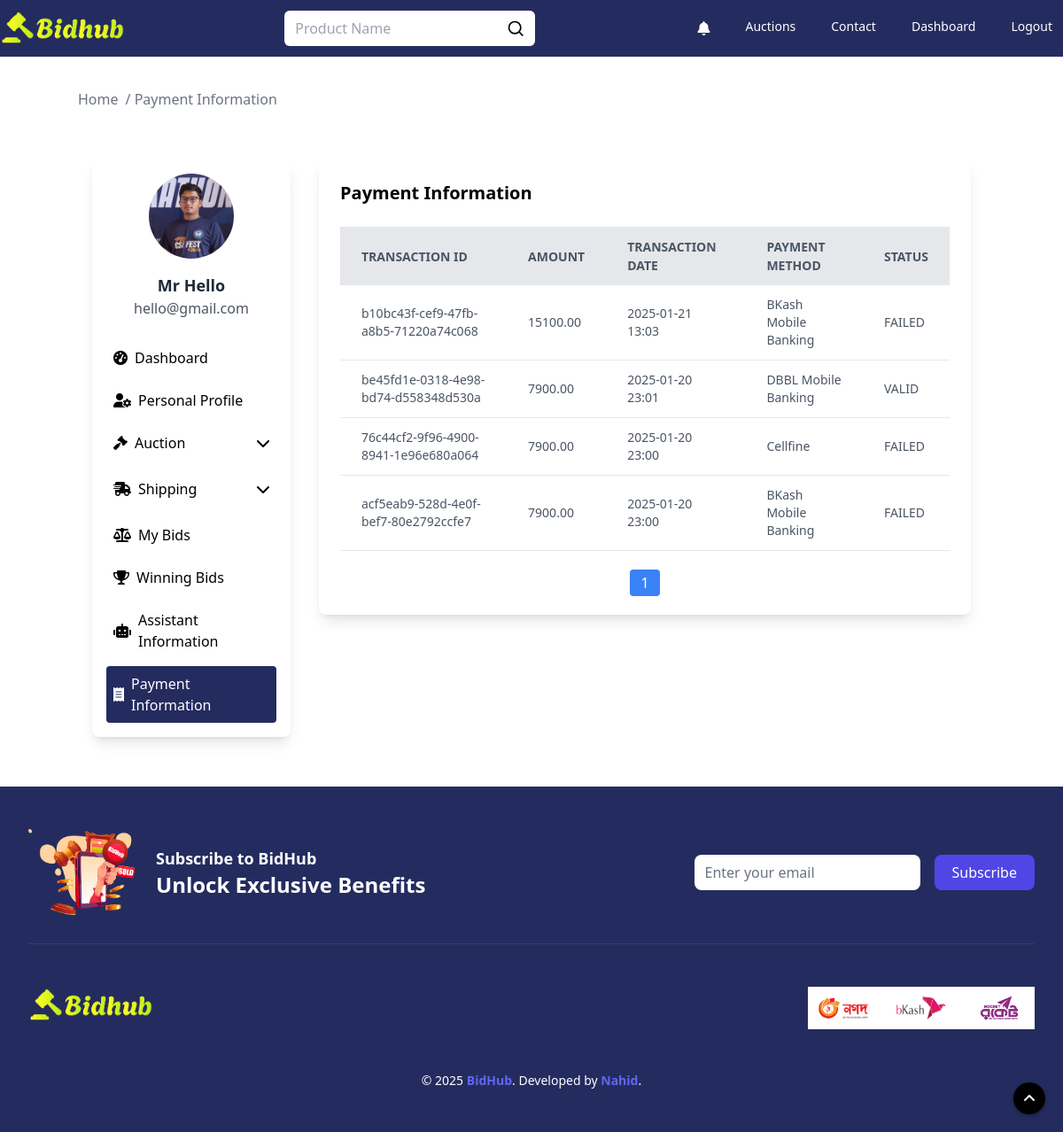
Before: /payment_information/ (signed in) with the older database file.
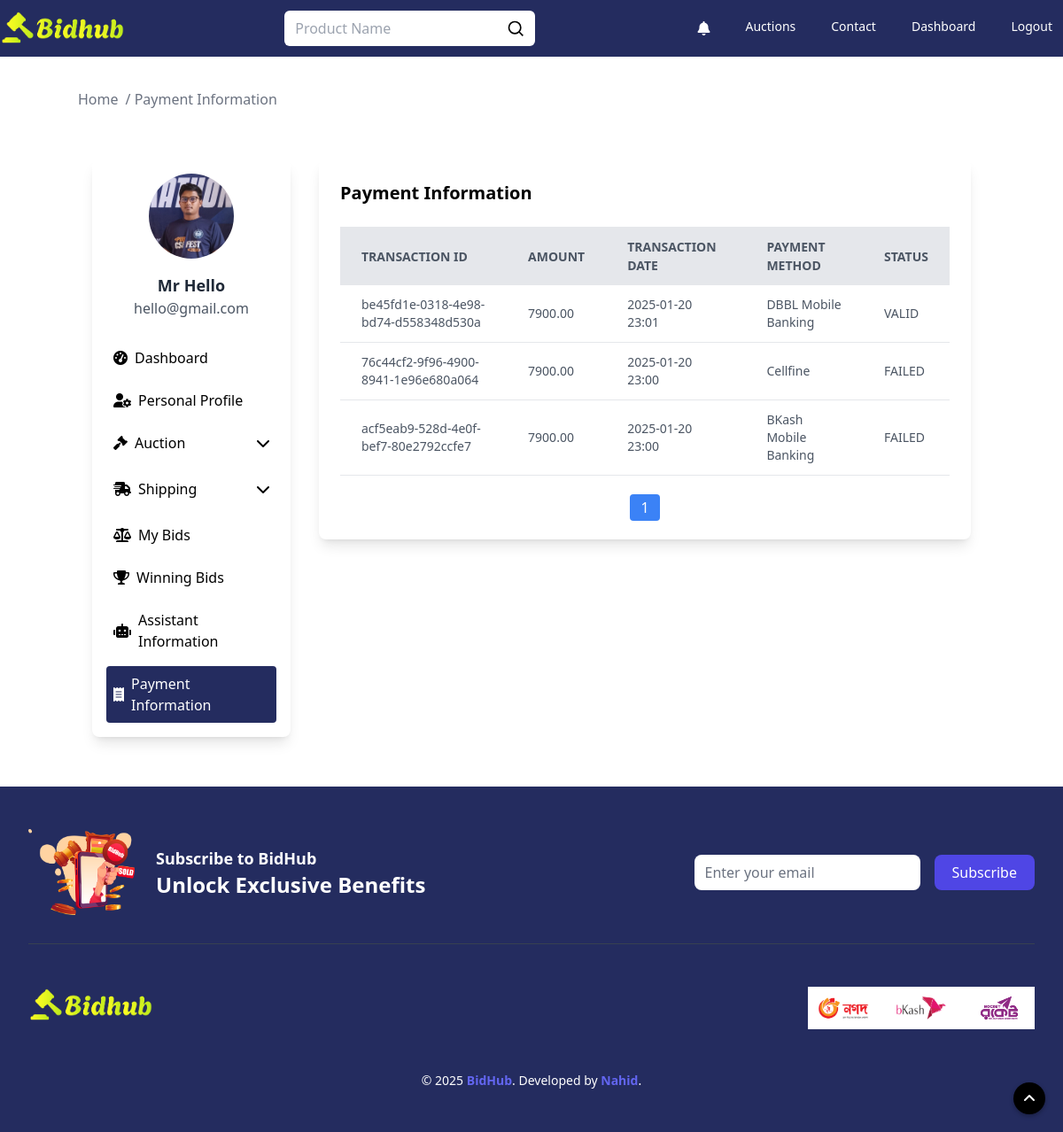
After: the same page with the newer database file.
### auctions/models.py (models this page shows, shortened)
class Payment(models.Model):
    user = models.ForeignKey(User, on_delete=models.CASCADE)
    auction = models.ForeignKey(AuctionList, on_delete=models.CASCADE)
    transaction_id = models.CharField(max_length=100, unique=True)
    payment_method = models.CharField(max_length=100)
    status = models.CharField(max_length=20)
    amount = models.DecimalField(max_digits=10, decimal_places=2)
    transaction_date = models.DateTimeField(auto_now_add=True)

### auctions/views.py (the view)
# urls.py: path("payment_information/", views.payment_information, name="paymentInformation"),
@login_required(login_url='login')
def payment_information(request):
    user = request.user
    profile_picture_url = None
    if hasattr(user, 'profile_picture') and user.profile_picture:
        profile_picture_url = request.build_absolute_uri(user.profile_picture.url)
    payments = Payment.objects.filter(user=user).order_by('-transaction_date')
    paginator = Paginator(payments, 5)
    page_number = request.GET.get("page")
    page_obj = paginator.get_page(page_number)
    total_payment = paginator.count
    return render(request, "payment_information.html", {
        'email': user.email,
        'name': f"{user.first_name} {user.last_name}",
        'profile_picture': profile_picture_url,
        'payments': page_obj,
        'total_payment': total_payment
    })

### auctions/templates/payment_information.html (shortened to what the changed rows need)
{% extends "layout.html" %}
{% load static %}
{% block body %}
    <div class="max-w-[1280px] w-full m-auto">
        <section class="my-10">
            <div class="container mx-auto">
                <div class="flex flex-wrap justify-center">
                    <div class="w-full sm:w-2/3 lg:w-3/4 p-4">
                        <div class="bg-white shadow-lg rounded-lg p-6 mb-10">
                            <div class="w-full overflow-x-auto">
                            <table class="min-w-full bg-white">
                                <thead>
                                <tr class="w-full bg-gray-200 text-gray-600 uppercase text-sm leading-normal">
                                    <th class="py-3 px-6 text-left">Transaction ID</th>
                                    <th class="py-3 px-6 text-left">Amount</th>
                                    <th class="py-3 px-6 text-left">Transaction Date</th>
                                    <th class="py-3 px-6 text-left">Payment Method</th>
                                    <th class="py-3 px-6 text-left">Status</th>
                                </tr>
                                </thead>
                                <tbody class="text-gray-600 text-sm font-light">
                                {% for payment in payments %}
                                    <tr class="border-b border-gray-200 hover:bg-gray-100">
                                        <td class="py-3 px-6">{{ payment.transaction_id }}</td>
                                        <td class="py-3 px-6">{{ payment.amount }}</td>
                                        <td class="py-3 px-6">{{ payment.transaction_date|date:"Y-m-d H:i" }}</td>
                                        <td class="py-3 px-6">{{ payment.payment_method }}</td>
                                        <td class="py-3 px-6">{{ payment.status }}</td>
                                    </tr>
                                {% empty %}
                                    <tr>
                                        <td colspan="5" class="text-center py-3">No payment information available.</td>
                                    </tr>
                                {% endfor %}
                                </tbody>
                            </table>
                        </div>
                            <div class="mt-6 flex justify-center">
                                <ul class="flex space-x-2">
                                    {% for num in payments.paginator.page_range %}
                                        {% if num == 1 or num == payments.paginator.num_pages %}
                                            <li>
                                                <a href="?page={{ num }}"
                                                   class="{% if num == payments.number %} bg-blue-500 text-white {% else %} bg-gray-200 text-gray-700 {% endif %} px-3 py-1 rounded">
                                                    {{ num }}
                                                </a>
                                            </li>
                                        {% elif num == payments.number|add:"-2" or num == payments.number|add:"2" %}
                                            <li>
                                                <span class="px-3 py-1">...</span>
                                            </li>
                                        {% endif %}
                                    {% endfor %}
                                </ul>
                            </div>
                        </div>
                    </div>
                </div>
            </div>
        </section>
    </div>
{% endblock %}

Changed rows visible on the page:
removed Payment: transaction_id "b10bc43f-cef9-47fb-a8b5-71220a74c068", amount "15100.00", transaction_date "2025-01-21 13:03", payment_method "BKash Mobile Banking", status "FAILED"
